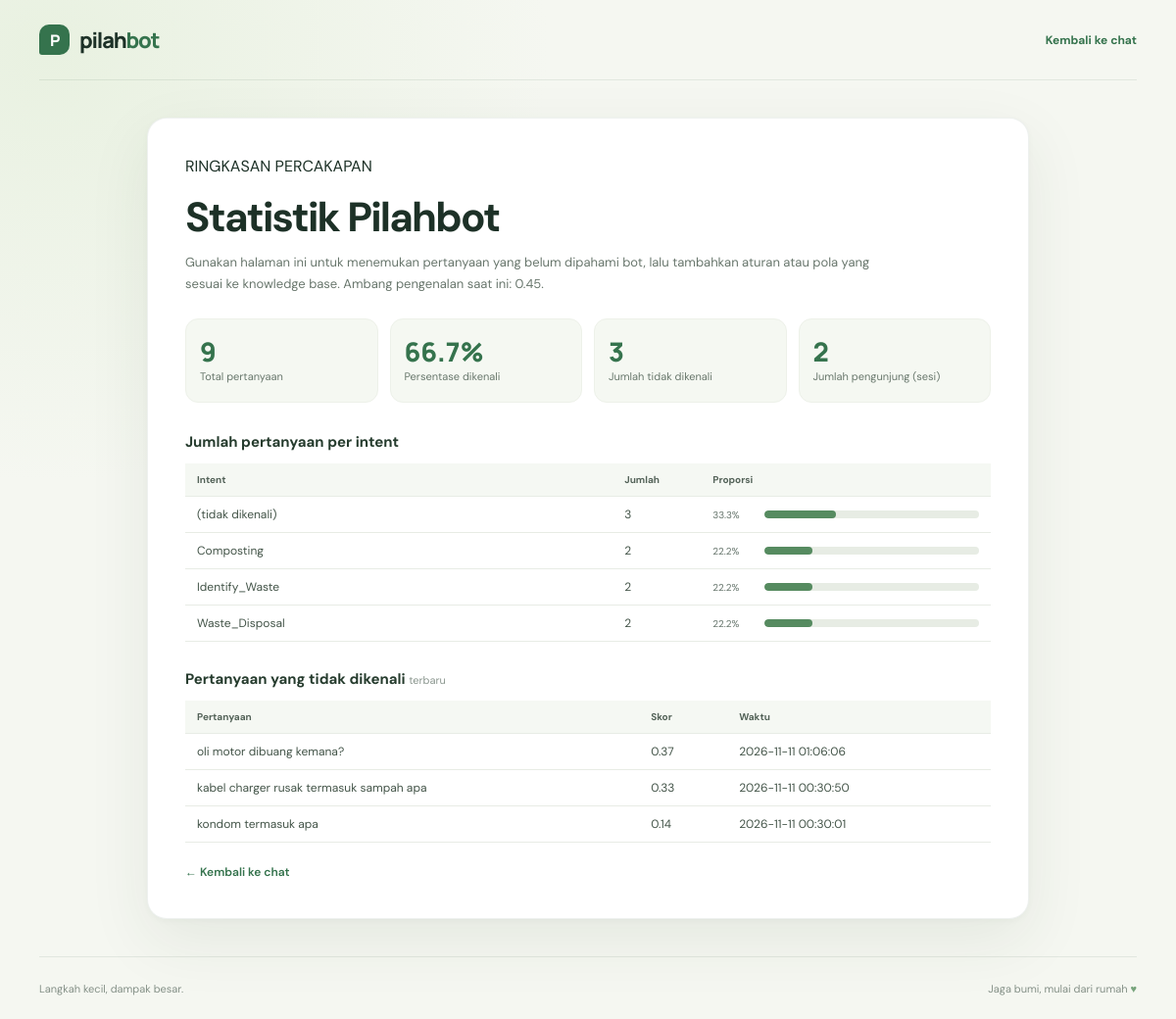
The page /statistik on the database its author committed.
### tables this page shows
CREATE TABLE questions (
                id INTEGER PRIMARY KEY AUTOINCREMENT,
                session_id TEXT NOT NULL,
                question TEXT NOT NULL,
                intent_id TEXT,
                intent_name TEXT,
                score REAL NOT NULL,
                created_at TEXT NOT NULL
            );

### app.py (the view)
    @app.get("/statistik")
    def statistics():
        return render_template(
            "statistics.html",
            statistics=get_statistics(app.config["DATABASE"]),
            threshold=app.config["THRESHOLD"],
        )

### chatbot/database.py (called while the page is built)
@contextmanager
def _connect(database_path):
    connection = sqlite3.connect(database_path)
    connection.row_factory = sqlite3.Row
    try:
        with connection:
            yield connection
    finally:
        connection.close()

### templates/statistics.html (shortened to what this page needs)
<!doctype html>
<html lang="id">
<head>
  <link rel="stylesheet" href="{{ url_for('static', filename='css/style.css') }}">
</head>
<body>
  <header class="topbar">
    <a class="brand" href="/" aria-label="Kembali ke Pilahbot">
      <span class="brand-mark" aria-hidden="true">P</span>
      <span>pilah<span class="brand-light">bot</span></span>
    </a>
    <a class="topbar-link" href="{{ url_for('index') }}">Kembali ke chat</a>
  </header>
  <main class="statistics-page">
    <section class="statistics-card" aria-labelledby="statistics-title">
      <div class="statistics-heading">
        <div class="eyebrow"> RINGKASAN PERCAKAPAN</div>
        <h1 id="statistics-title">Statistik <span>Pilahbot</span></h1>
        <p>Gunakan halaman ini untuk menemukan pertanyaan yang belum dipahami bot, lalu tambahkan aturan atau pola yang sesuai ke knowledge base. Ambang pengenalan saat ini: {{ "%.2f"|format(threshold) }}.</p>
      </div>
      <div class="metric-grid" aria-label="Ringkasan statistik">
        <article class="metric-card">
          <span class="metric-value">{{ statistics.total }}</span>
          <span class="metric-label">Total pertanyaan</span>
        </article>
        <article class="metric-card">
          <span class="metric-value">{{ statistics.recognition_rate }}%</span>
          <span class="metric-label">Persentase dikenali</span>
        </article>
        <article class="metric-card">
          <span class="metric-value">{{ statistics.unrecognized }}</span>
          <span class="metric-label">Jumlah tidak dikenali</span>
        </article>
        <article class="metric-card">
          <span class="metric-value">{{ statistics.visitors }}</span>
          <span class="metric-label">Jumlah pengunjung (sesi)</span>
        </article>
      </div>
      <section class="statistics-section" aria-labelledby="intent-title">
        <h2 id="intent-title">Jumlah pertanyaan per intent</h2>
        <div class="table-wrap">
          <table class="statistics-table">
            <thead>
              <tr><th scope="col">Intent</th><th scope="col">Jumlah</th><th scope="col">Proporsi</th></tr>
            </thead>
            <tbody>
              {% for item in statistics.intents %}
              <tr>
                <td>{{ item.intent }}</td>
                <td>{{ item.count }}</td>
                <td>
                  <div class="proportion-cell">
                    <span>{{ item.proportion }}%</span>
                    <span class="proportion-track" aria-label="{{ item.proportion }}%">
                      <span class="proportion-fill" style="width: {{ item.proportion }}%"></span>
                    </span>
                  </div>
                </td>
              </tr>
              {% else %}
              <tr><td class="empty-cell" colspan="3">Belum ada pertanyaan yang tercatat.</td></tr>
              {% endfor %}
            </tbody>
          </table>
        </div>
      </section>
      <section class="statistics-section" aria-labelledby="unknown-title">
        <h2 id="unknown-title">Pertanyaan yang tidak dikenali <span class="section-note">terbaru</span></h2>
        <div class="table-wrap">
          <table class="statistics-table unknown-table">
            <thead>
              <tr><th scope="col">Pertanyaan</th><th scope="col">Skor</th><th scope="col">Waktu</th></tr>
            </thead>
            <tbody>
              {% for item in statistics.unknown_questions %}
              <tr>
                <td>{{ item.question }}</td>
                <td>{{ "%.2f"|format(item.score) }}</td>
                <td>{{ item.created_at }}</td>
              </tr>
              {% else %}
              <tr><td class="empty-cell" colspan="3">Belum ada pertanyaan yang tidak dikenali.</td></tr>
              {% endfor %}
            </tbody>
          </table>
        </div>
      </section>
      <a class="back-link" href="{{ url_for('index') }}">← Kembali ke chat</a>
    </section>
  </main>
  <footer class="footer">
    <span>Langkah kecil, dampak besar.</span>
    <span>Jaga bumi, mulai dari rumah <span aria-hidden="true">♥</span></span>
  </footer>
</body>
</html>

### static/css/style.css (style rules this page uses)
:root { color-scheme: light; --ink: #1d3127; --muted: #78857b; --green: #35734d; --green-dark: #285d3d; --green-pale: #edf4e9; --line: #e8ece5; --paper: #f5f7f1; font-family: "DM Sans", "Segoe UI", sans-serif; }
* { box-sizing: border-box; }
body { min-width: 320px; min-height: 100vh; margin: 0; color: var(--ink); background: radial-gradient(ellipse at 4% 5%, rgba(226, 238, 216, .65), transparent 32rem), var(--paper); }
.topbar { width: min(1120px, calc(100% - 64px)); height: 82px; margin: 0 auto; display: flex; align-items: center; justify-content: space-between; border-bottom: 1px solid rgba(51, 91, 62, .1); }
.brand { display: inline-flex; align-items: center; gap: 10px; color: var(--ink); font-family: "Manrope", sans-serif; font-size: 22px; font-weight: 800; letter-spacing: -1.2px; text-decoration: none; }
.brand-mark { display: grid; width: 31px; height: 31px; place-items: center; border-radius: 10px 10px 10px 3px; color: white; background: var(--green); font-size: 16px; }
.brand-light { color: var(--green); }
.topbar-link { color: var(--green); font-size: 12px; font-weight: 700; text-decoration: none; }
.footer { width: min(1120px, calc(100% - 64px)); height: 64px; display: flex; align-items: center; justify-content: space-between; margin: 0 auto; border-top: 1px solid rgba(51, 91, 62, .1); color: #849087; font-size: 11px; }
.footer span span { color: #77a47c; }
.statistics-page { width: min(900px, calc(100% - 48px)); margin: 0 auto; padding: 38px 0; }
.statistics-card { padding: clamp(22px, 4vw, 38px); border: 1px solid rgba(41, 79, 51, .08); border-radius: 20px; background: #fff; box-shadow: 0 22px 65px rgba(34, 62, 42, .08), 0 2px 6px rgba(34, 62, 42, .03); }
.statistics-heading h1 { margin: 14px 0 8px; font-size: clamp(30px, 4vw, 42px); letter-spacing: -1.8px; }
.statistics-heading p { max-width: 720px; margin: 0; color: #69776d; font-size: 13px; line-height: 1.7; }
.metric-grid { display: grid; grid-template-columns: repeat(4, minmax(0, 1fr)); gap: 12px; margin: 24px 0 30px; }
.metric-card { min-height: 86px; display: flex; flex-direction: column; justify-content: center; gap: 4px; padding: 14px; border: 1px solid #edf1e9; border-radius: 13px; background: #f5f8f2; }
.metric-value { color: var(--green); font-family: "Manrope", sans-serif; font-size: 27px; font-weight: 800; line-height: 1.1; }
.metric-label { color: #68776c; font-size: 11px; line-height: 1.4; }
.statistics-section { margin-top: 28px; }
.statistics-section h2 { margin: 0 0 12px; color: #263c2e; font-size: 15px; }
.section-note { color: #8a968e; font-size: 11px; font-weight: 400; }
.table-wrap { width: 100%; overflow-x: auto; }
.statistics-table { width: 100%; border-collapse: collapse; color: #435448; font-size: 12px; }
.statistics-table th, .statistics-table td { padding: 10px 12px; border-bottom: 1px solid #e8ece5; text-align: left; vertical-align: middle; }
.statistics-table th { color: #536258; background: #f5f8f3; font-size: 10px; font-weight: 700; }
.statistics-table th:nth-child(2), .statistics-table td:nth-child(2) { width: 90px; }
.statistics-table td:first-child { overflow-wrap: anywhere; }
.proportion-cell { display: flex; align-items: center; gap: 10px; }
.proportion-cell > span:first-child { width: 43px; flex: 0 0 43px; color: #64736a; font-size: 10px; }
.proportion-track { height: 8px; flex: 1; overflow: hidden; border-radius: 999px; background: #e7ece4; }
.proportion-fill { display: block; height: 100%; border-radius: inherit; background: #568b60; }
.unknown-table th:first-child { min-width: 220px; }
.unknown-table th:nth-child(2) { width: 80px; }
.unknown-table th:nth-child(3) { min-width: 150px; }
.back-link { display: inline-block; margin-top: 22px; color: var(--green); font-size: 12px; font-weight: 600; text-decoration: none; }

### rows shown on the page
questions: question "oli motor dibuang kemana?", score "0.37", created_at "2026-11-11 01:06:06"
questions: question "kabel charger rusak termasuk sampah apa", score "0.33", created_at "2026-11-11 00:30:50"
questions: question "kondom termasuk apa", score "0.14", created_at "2026-11-11 00:30:01"

### other values the page prints
{{ "%.2f"|format(threshold) }} "0.45"
{{ statistics.total }} "9"
{{ statistics.recognition_rate }} "66.7"
{{ statistics.unrecognized }} "3"
{{ statistics.visitors }} "2"
{{ item.intent }} "(tidak dikenali)" "Composting" "Identify_Waste" "Waste_Disposal"
{{ item.count }} "3" "2" "2" "2"
{{ item.proportion }} "33.3" "22.2" "22.2" "22.2"
